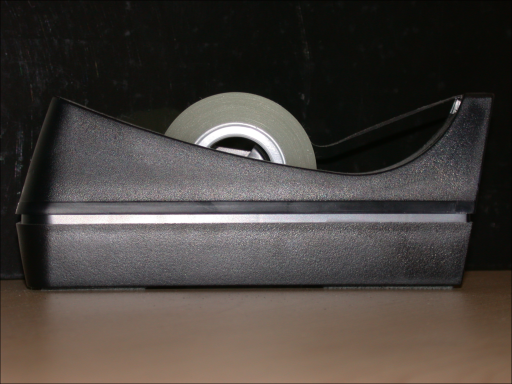
%> input picture skills/MATLAB_Guided/08. 2D Plotting/n08_transparent_image/8. tape.png, 512 x 384 px, given in place of 8. car1.jpg, which was not available
$ octave n08_transparent_image.m   (GNU Octave 9; MATLAB toolbox functions it lacks are replaced by stand-ins)
%> lines starting %> are read from the running program, lines starting %| are printed output that depends on the picture; pictures that were not available may be replaced by others from this repository, and a replacement may not be noted
% This is the exercise for '8. Blend Pictures Using Transparency'

%% Loading images
car_image = imread("n08_transparent_image/8. car1.jpg");
%> car_image is the input picture: size 384x512x3 uint8; mean R, G, B 71.6, 65.5, 61
tape_image = imread("n08_transparent_image/8. tape.png");

%% Processing images
% Squeezing images into one channel (averaging over RGB channels)
car_image_2 = mean(car_image, 3);
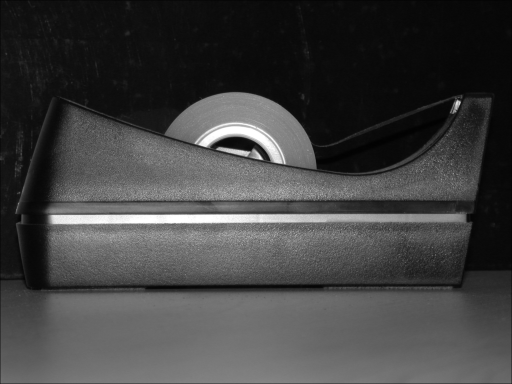
%> car_image_2: size 384x512 double; min 2, max 255, mean 66
tape_image_2 = mean(tape_image, 3);

% Resizing tape image to match car image
tape_image_2 = imresize(tape_image_2, size(car_image_2));

%% Plotting refrence and processed images
figure(1), clf
sgtitle('Refrence images and processed images')
colormap gray

subplot(221)
imagesc(car_image)
title 'Original car image'
axis image

subplot(222)
imagesc(tape_image)
title 'Original tape image'
axis image

subplot(223)
imagesc(car_image_2)
title 'Processed car image'
axis image

subplot(224)
imagesc(tape_image_2)
title 'Processed tape image'
axis image

%% Image blending
figure(2), clf
sgtitle('Image blending')
colormap gray

% Simple Averaging
subplot(121)
imagesc((car_image_2 + tape_image_2)/2)
title 'Simple averaging'
axis image

% Tranparency
subplot(122)
imagesc(car_image_2, "AlphaData", 0.5)
hold on
imagesc(tape_image_2, "AlphaData", 0.5)
title 'AlphaData'
colormap gray
axis image
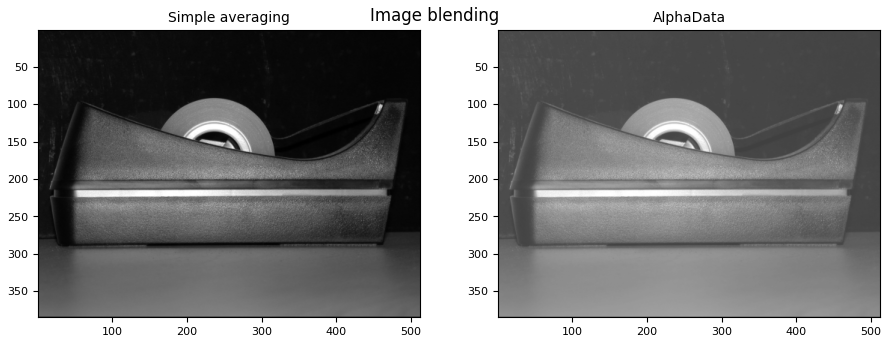
%> figure redrawn from the program's plot data, 2 panels

%% Special patterns
% Right to left fading
rtl_fade = @(x) repmat(linspace(0,1, size(x, 2)), size(x, 1), 1);

% Right to left fading
ltr_fade = @(x) repmat(linspace(1,0, size(x, 2)), size(x, 1), 1);

% Top to bottom fading
ttb_fade = @(x) repmat(linspace(1,0, size(x, 1)), size(x, 2), 1)';

% Bottom to top fading
btt_fade = @(x) repmat(linspace(0,1, size(x, 1)), size(x, 2), 1)';

% Inverted quadradic fading
iq_fade = @(x) repmat(1 - linspace(-1,1, size(x,2)).^2, size(x,1), 1);

% Sine wave
sin_wave = @(x) repmat((sin(linspace(0,4*pi, size(x,2))) + 1)/2, size(x,1), 1);

%% Plotting special patterns
figure(3), clf
sgtitle('Special patterns')
colormap gray

subplot(231)
imagesc(car_image_2, "AlphaData", rtl_fade(car_image_2))
title 'Right to left fade'
axis image

subplot(232)
imagesc(car_image_2, "AlphaData", ltr_fade(car_image_2))
title 'Left to right fade'
axis image

subplot(233)
imagesc(car_image_2, "AlphaData", ttb_fade(car_image_2))
title 'Top to bottom fade'
axis image

subplot(234)
imagesc(car_image_2, "AlphaData", btt_fade(car_image_2))
title 'Bottom to top fade'
axis image

subplot(235)
imagesc(car_image_2, "AlphaData", iq_fade(car_image_2))
title 'Inverted quadradic fade'
axis image

subplot(236)
imagesc(car_image_2, "AlphaData", sin_wave(car_image_2))
title 'Sine wave'
axis image

%% Plotting both images with special patterns
figure(4), clf
sgtitle('Blending with special patterns')
colormap gray

subplot(221)
imagesc(car_image_2, "AlphaData", rtl_fade(car_image_2))
hold on
imagesc(tape_image_2, "AlphaData", ltr_fade(tape_image_2))
title 'Row fade'
axis image

subplot(222)
imagesc(car_image_2, "AlphaData", ttb_fade(car_image_2))
hold on
imagesc(tape_image_2, "AlphaData", btt_fade(tape_image_2))
title 'Column fade'
axis image

subplot(223)
imagesc(car_image_2, "AlphaData", iq_fade(car_image_2))
hold on
imagesc(tape_image_2, "AlphaData", 1 - iq_fade(tape_image_2))
title 'Quadradic fade'
axis image

subplot(224)
imagesc(car_image_2, "AlphaData", sin_wave(car_image_2))
hold on
imagesc(tape_image_2, "AlphaData", 1 - sin_wave(tape_image_2))
title 'Sine wave'
axis image
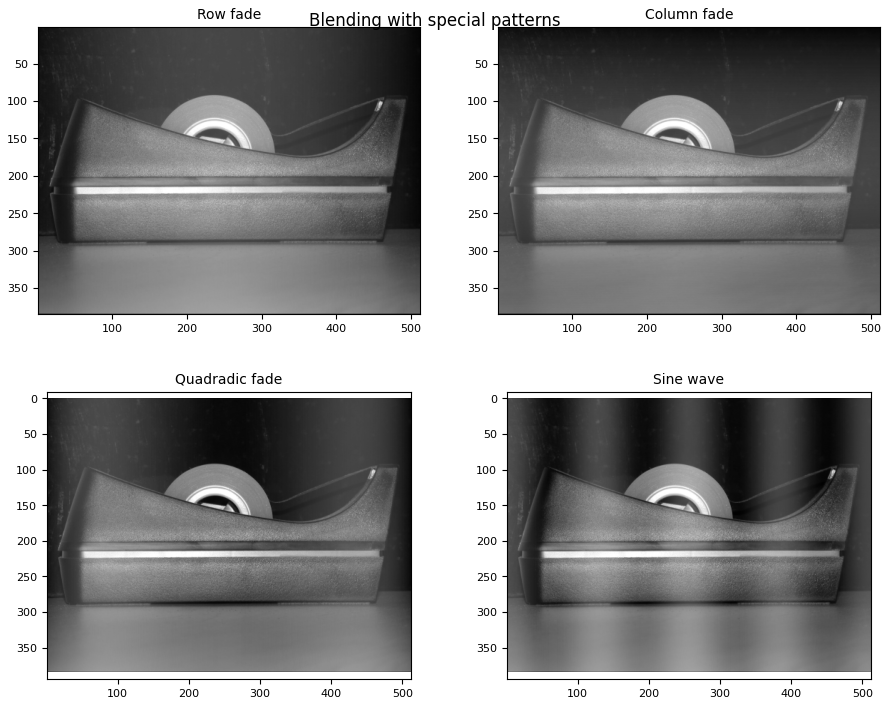
%> figure redrawn from the program's plot data, 4 panels

%% Animating using sigmoid
figure(5), clf
colormap gray
h1 = imagesc(car_image_2);
hold on
h2 = imagesc(tape_image_2, "AlphaData", 0);
title 'Animated fading'
axis image

x = linspace(-5,5, size(car_image_2, 2));
%> x = 512 values from -5 to 5

for ti = logspace(log10(.01), log10(100), 20)
    sigmoid = 1./(1+ti*exp(-x));
    set(h2, "AlphaData", repmat(sigmoid, size(car_image_2, 1), 1))
    pause(.0001)
end
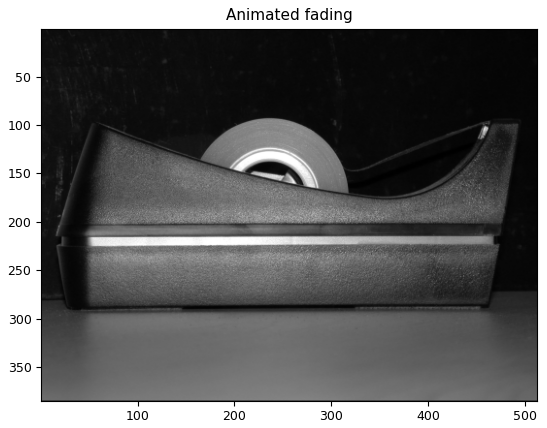
%> figure redrawn from the program's plot data
